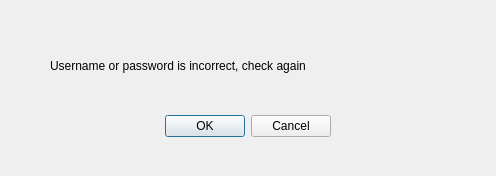
<?xml version="1.0" encoding="UTF-8"?>
<ui version="4.0">
 <class>LoginError</class>
 <widget class="QDialog" name="LoginError">
  <property name="geometry">
   <rect>
    <x>0</x>
    <y>0</y>
    <width>496</width>
    <height>176</height>
   </rect>
  </property>
  <property name="windowTitle">
   <string>Dialog</string>
  </property>
  <widget class="QDialogButtonBox" name="buttonBox">
   <property name="geometry">
    <rect>
     <x>-10</x>
     <y>110</y>
     <width>341</width>
     <height>32</height>
    </rect>
   </property>
   <property name="orientation">
    <enum>Qt::Horizontal</enum>
   </property>
   <property name="standardButtons">
    <set>QDialogButtonBox::Cancel|QDialogButtonBox::Ok</set>
   </property>
  </widget>
  <widget class="QLabel" name="label">
   <property name="geometry">
    <rect>
     <x>50</x>
     <y>30</y>
     <width>391</width>
     <height>71</height>
    </rect>
   </property>
   <property name="styleSheet">
    <string notr="true">font: 11pt &quot;MS Shell Dlg 2&quot;;</string>
   </property>
   <property name="text">
    <string>Username or password is incorrect, check again</string>
   </property>
  </widget>
 </widget>
 <resources/>
 <connections>
  <connection>
   <sender>buttonBox</sender>
   <signal>accepted()</signal>
   <receiver>LoginError</receiver>
   <slot>accept()</slot>
   <hints>
    <hint type="sourcelabel">
     <x>248</x>
     <y>254</y>
    </hint>
    <hint type="destinationlabel">
     <x>157</x>
     <y>274</y>
    </hint>
   </hints>
  </connection>
  <connection>
   <sender>buttonBox</sender>
   <signal>rejected()</signal>
   <receiver>LoginError</receiver>
   <slot>reject()</slot>
   <hints>
    <hint type="sourcelabel">
     <x>316</x>
     <y>260</y>
    </hint>
    <hint type="destinationlabel">
     <x>286</x>
     <y>274</y>
    </hint>
   </hints>
  </connection>
 </connections>
</ui>
